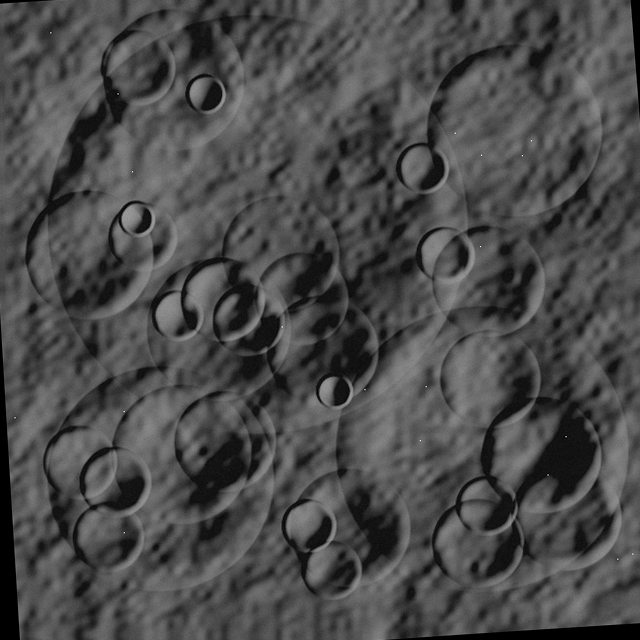
#> input picture assets/registered_moving_image.png, 640 x 640 px
$ python -i relief_3d.py   (imports and definitions only)   (older library calls are emulated)
#> lines starting #> are read from the running program, lines starting #| are printed output that depends on the picture
#> further down, picture is the input picture: shape (640, 640, 3); min 0, max 251, mean 75
"""
3D LUNAR TOPOGRAPHY & INTERACTIVE ELEVATION PROFILER
Implements Photoclinometric Shape-From-Shading to reconstruct 3D crater digital elevation models
and generates interactive Plotly 3D terrain meshes and cross-sectional topographic profiles.
"""

from typing import Tuple, Dict, Any, Optional
import numpy as np
import cv2
import plotly.graph_objects as go


def reconstruct_photoclinometric_dem(
    image_u8: np.ndarray,
    sun_azimuth_deg: float = 45.0,
    sun_elevation_deg: float = 30.0,
    albedo_scale: float = 1.0,
    smoothing_iter: int = 5
) -> np.ndarray:
    """
    Reconstructs a relative 3D digital elevation model (DEM) from lunar surface shading
    using Frankot-Chellappa / Shape-From-Shading surface gradient integration.

    Parameters:
        image_u8: Grayscale lunar image (H, W) uint8.
        sun_azimuth_deg: Solar azimuth angle in degrees.
        sun_elevation_deg: Solar elevation angle in degrees.
        albedo_scale: Relative surface reflectance scale factor.
        smoothing_iter: Number of relaxation iterations for Poisson surface solver.

    Returns:
        2D elevation matrix (H, W) float32 in meters.
    """
#> called with sun_azimuth_deg = 45, sun_elevation_deg = 30, albedo_scale = 1, smoothing_iter = 5
    H, W = image_u8.shape[:2]
#> H = 640; W = 640
    img_f = (image_u8.astype(np.float32) / 255.0) * albedo_scale
    img_f = cv2.GaussianBlur(img_f, (5, 5), 1.0)

    # Solar illuminant unit vector
    az_rad = np.radians(sun_azimuth_deg)
    el_rad = np.radians(sun_elevation_deg)
    ps = np.cos(az_rad) / (np.tan(el_rad) + 1e-5)
    qs = np.sin(az_rad) / (np.tan(el_rad) + 1e-5)

    # Gradient estimation from image intensity derivatives
    Ix = cv2.Sobel(img_f, cv2.CV_32F, 1, 0, ksize=3)
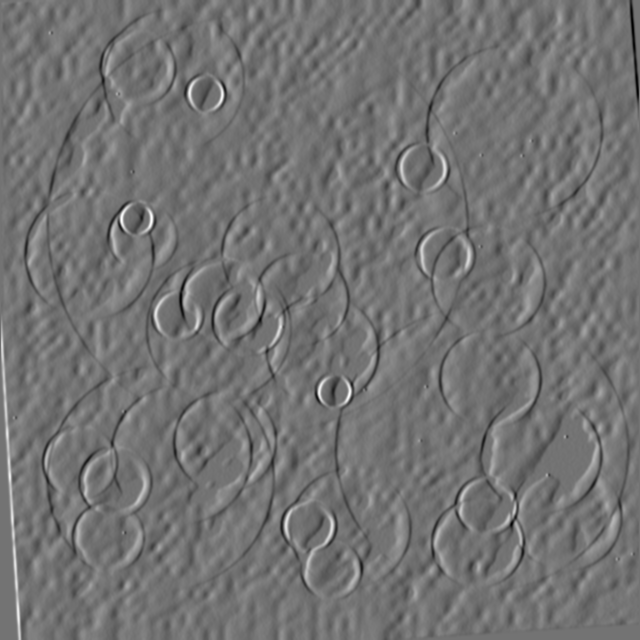
#> Ix: shape (640, 640, 3) float32; min -1.09, max 1.32, mean 0.00112; drawn with min black and max white
    Iy = cv2.Sobel(img_f, cv2.CV_32F, 0, 1, ksize=3)
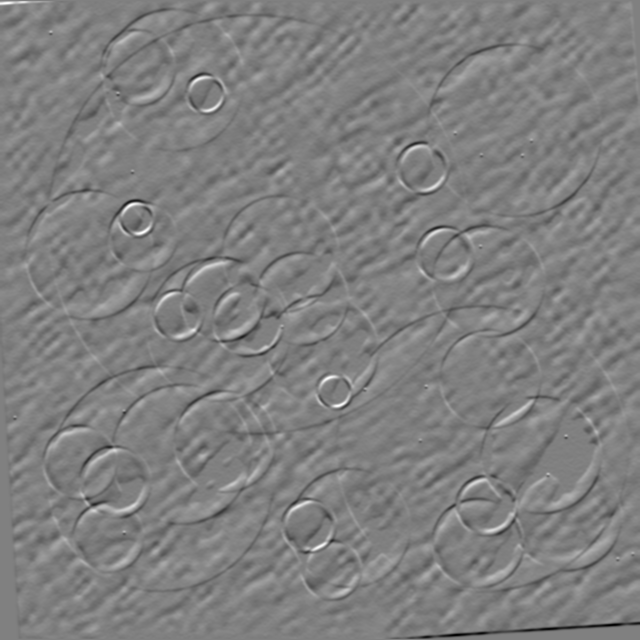
#> Iy: shape (640, 640, 3) float32; min -1.09, max 1.08, mean -0.00118; drawn with min black and max white

    # Initial surface slope estimates
    denom = ps * ps + qs * qs + 1e-5
    p = (Ix * ps) / denom
    q = (Iy * qs) / denom

    # Integrable surface recovery via Frankot-Chellappa algorithm in Fourier domain
    wx = 2.0 * np.pi * np.fft.fftfreq(W)
    wy = 2.0 * np.pi * np.fft.fftfreq(H)
    Wx, Wy = np.meshgrid(wx, wy)

    P = np.fft.fft2(p)
    Q = np.fft.fft2(q)

    # Poisson solver in frequency domain: Z = (-j*Wx*P - j*Wy*Q) / (Wx^2 + Wy^2)
    denom_freq = Wx**2 + Wy**2
    denom_freq[0, 0] = 1.0  # Avoid zero division at DC component

#> (the run stopped early here; a loop or call above may not have finished)

$ run again, on assets/checkerboard_overlay.png
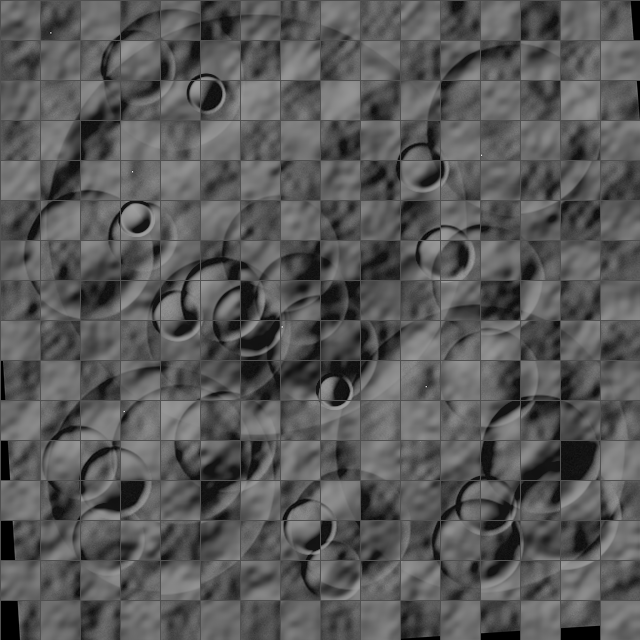
#> input picture assets/checkerboard_overlay.png, 640 x 640 px
#> picture is the input picture: shape (640, 640, 3); min 0, max 232, mean 88.4
#> in reconstruct_photoclinometric_dem, `Ix = cv2.Sobel(img_f, cv2.CV_32F, 1, 0, ksize=3)`:
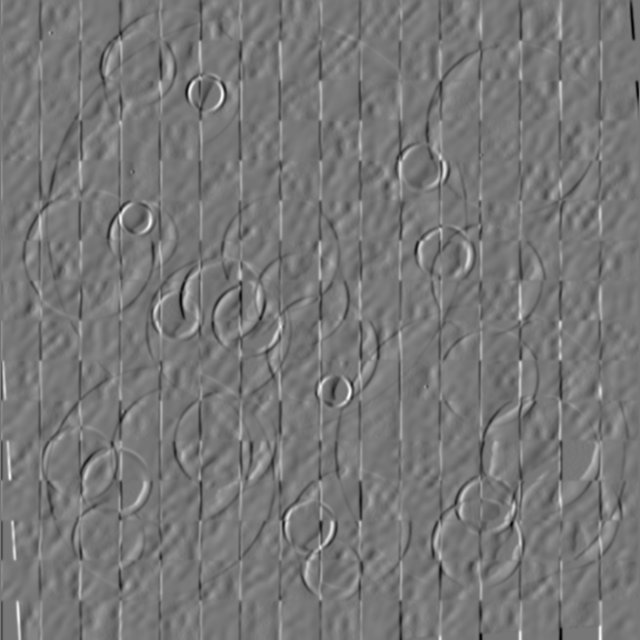
#> Ix: shape (640, 640, 3) float32; min -1.15, max 1.3, mean 0.000448; drawn with min black and max white
#> in reconstruct_photoclinometric_dem, `Iy = cv2.Sobel(img_f, cv2.CV_32F, 0, 1, ksize=3)`:
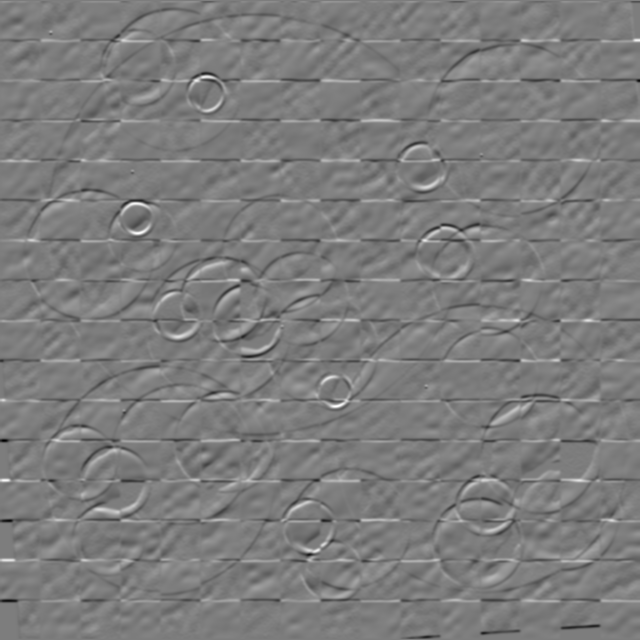
#> Iy: shape (640, 640, 3) float32; min -1.29, max 1.34, mean -0.00047; drawn with min black and max white

$ run again, on assets/difference_heatmap.png
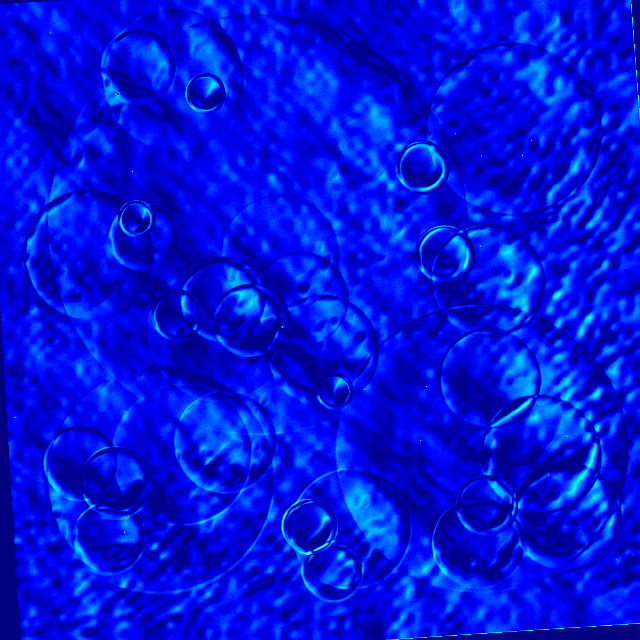
#> input picture assets/difference_heatmap.png, 640 x 640 px
#> picture is the input picture: shape (640, 640, 3); mean B, G, R 220.4, 19.1, 0
#> in reconstruct_photoclinometric_dem, `Ix = cv2.Sobel(img_f, cv2.CV_32F, 1, 0, ksize=3)`:
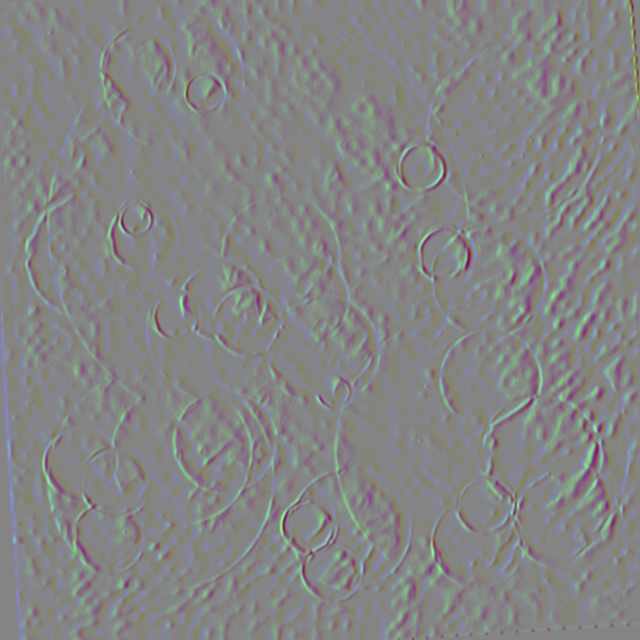
#> Ix: shape (640, 640, 3) float32; mean B, G, R 0.00128, 0.000734, 1.81e-05; drawn with min black and max white
#> in reconstruct_photoclinometric_dem, `Iy = cv2.Sobel(img_f, cv2.CV_32F, 0, 1, ksize=3)`:
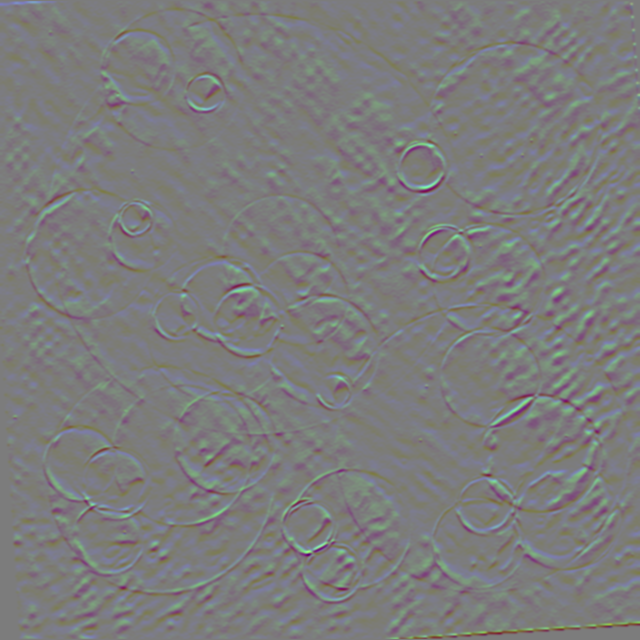
#> Iy: shape (640, 640, 3) float32; mean B, G, R -0.00153, -0.000152, 1.49e-06; drawn with min black and max white

$ run again, on assets/grid_uniformity_map.png
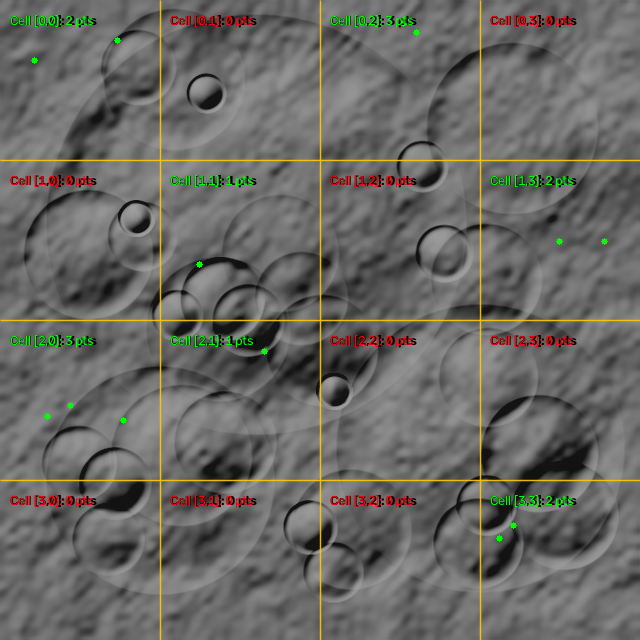
#> input picture assets/grid_uniformity_map.png, 640 x 640 px
#> picture is the input picture: shape (640, 640, 3); mean B, G, R 100.2, 104, 104.8
#> in reconstruct_photoclinometric_dem, `Ix = cv2.Sobel(img_f, cv2.CV_32F, 1, 0, ksize=3)`:
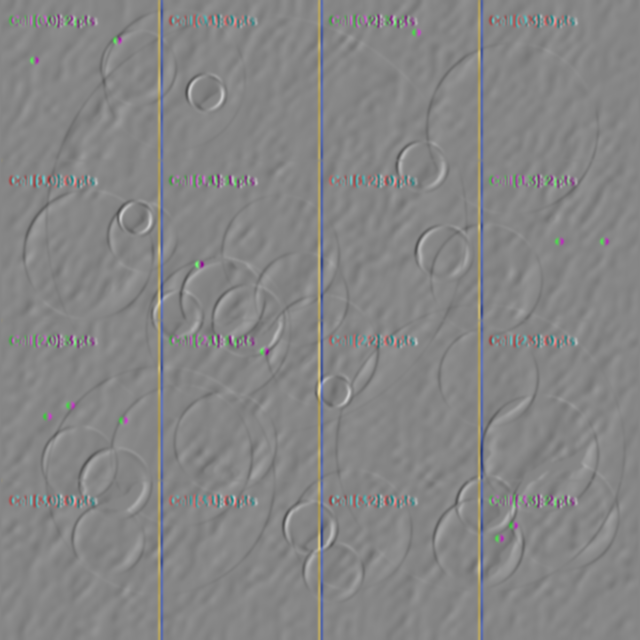
#> Ix: shape (640, 640, 3) float32; mean B, G, R 2.92e-05, 3.78e-05, 4e-05; drawn with min black and max white
#> in reconstruct_photoclinometric_dem, `Iy = cv2.Sobel(img_f, cv2.CV_32F, 0, 1, ksize=3)`:
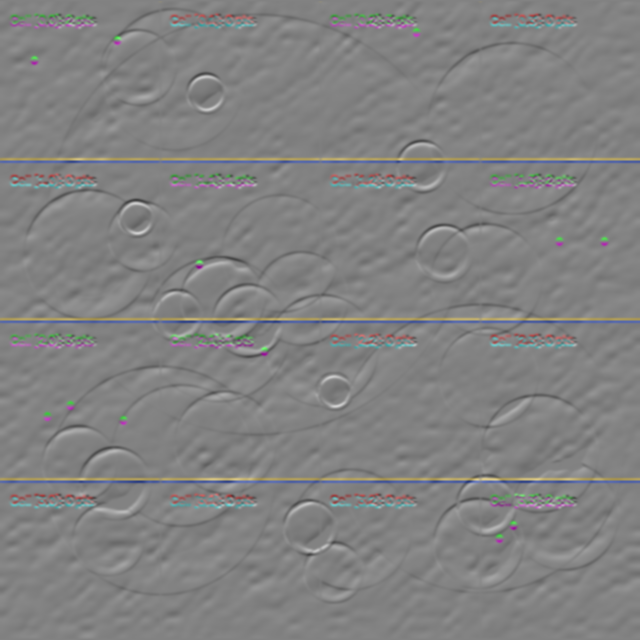
#> Iy: shape (640, 640, 3) float32; mean B, G, R 1.53e-05, 2.41e-05, 2.62e-05; drawn with min black and max white
